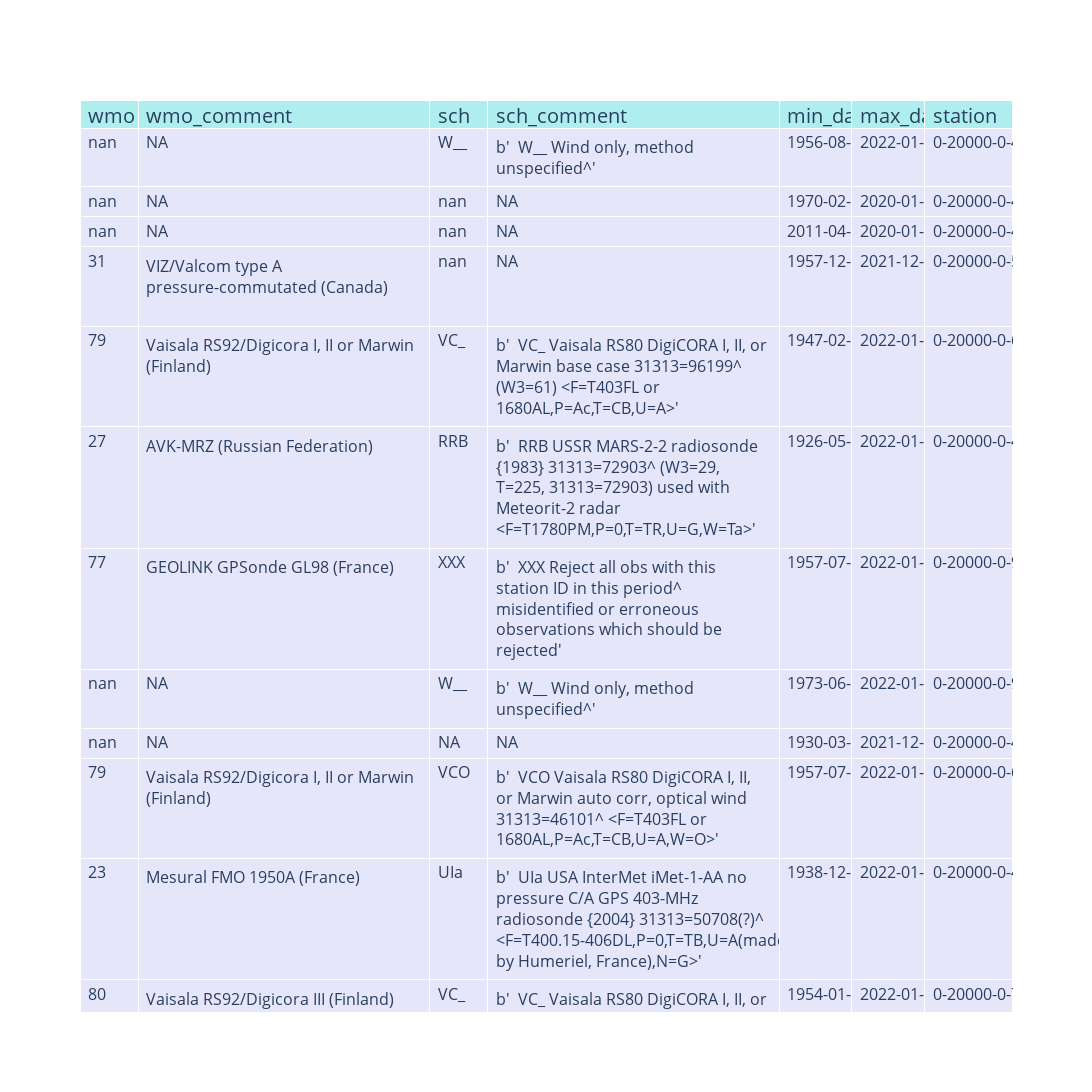

This figure's notebook cell:
### Markdown cell above
## Complete table with comprising the last sensor metadata from Schroeder and the first sensor metadata from WMO (before/after 2013-01-01)

### Code cell
fig = go.Figure(data=[go.Table(
    header=dict(values=list(['wmo','wmo_comment', 'sch' , 'sch_comment' , 'min_date' , 'max_date' , 'station']),
                fill_color='paleturquoise',
                align='left',
               font_size=20),
    columnwidth = [40,200,40,200,50,50,60],
    cells=dict(values=[all_data.wmo, all_data.wmo_comment, all_data.sch, all_data.sch_comment , all_data.min_date , all_data.max_date, all_data.station ],
               fill_color='lavender',
               align='left',
               font_size=16,
               height=30
              )),
])

fig.update_layout(width=1900, height=2000)

fig.show()

### Figure 1 — Plotly figure (JSON) as saved in the notebook; plotly's stock layout.template omitted (floating-point values rounded to 4 significant figures; data arrays with more than 128 entries replaced by an {"elided": "..."} marker saying what was removed)
{"data": [{"cells": {"align": "left", "fill": {"color": "lavender"}, "font": {"size": 16}, "height": 30, "values": {"elided": "7x1148 str values"}}, "columnwidth": [40, 200, 40, 200, 50, 50, 60], "header": {"align": "left", "fill": {"color": "paleturquoise"}, "font": {"size": 20}, "values": ["wmo", "wmo_comment", "sch", "sch_comment", "min_date", "max_date", "station"]}, "type": "table"}], "layout": {"height": 2000, "width": 1900}}
